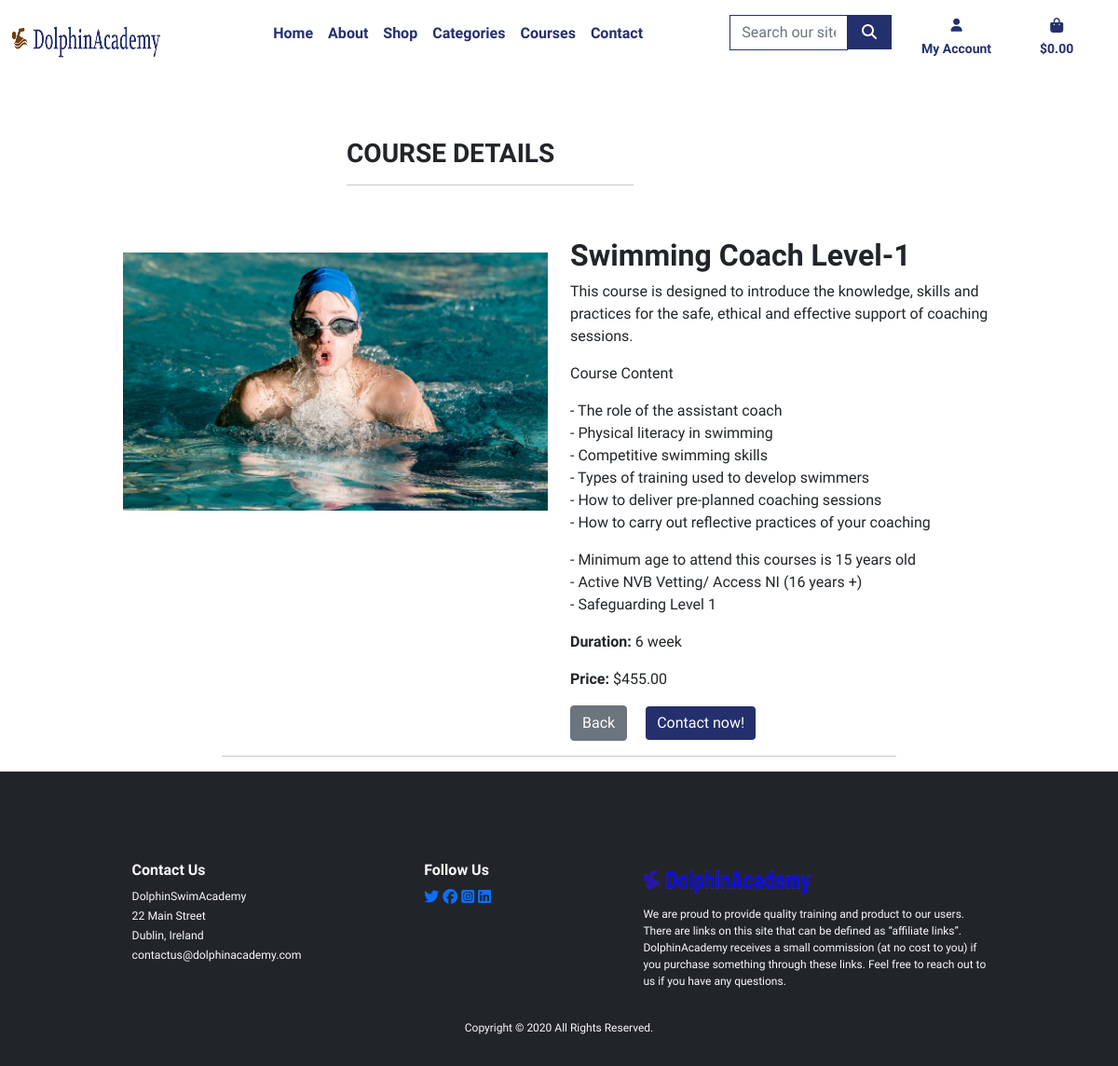
Before: /courses/course_detail/assistant-coaching-swimming with the older database file.
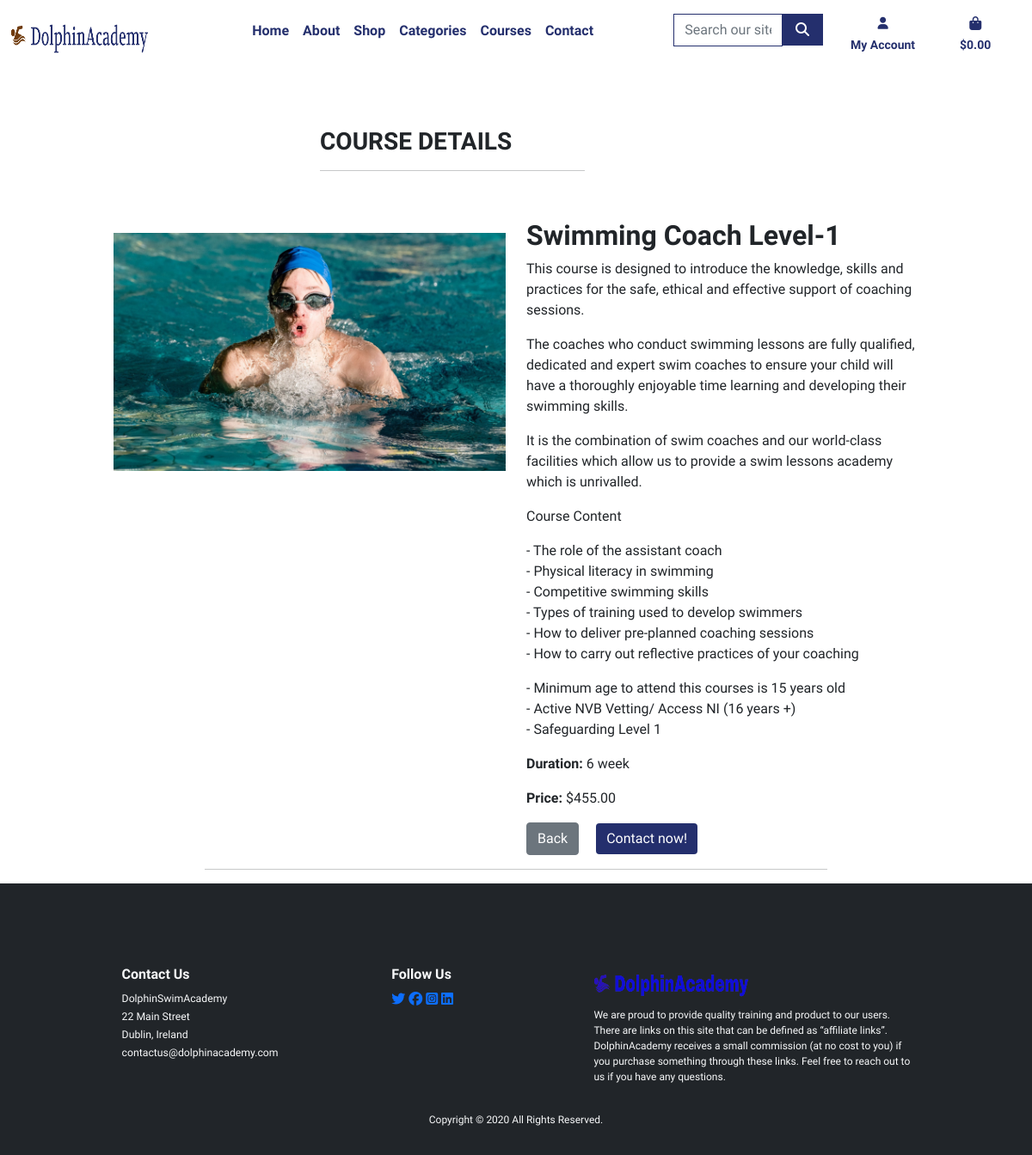
After: the same page with the newer database file.
### courses/models.py (models this page shows, shortened)
class Course(models.Model):
    class Meta:
        verbose_name = 'Course'
        verbose_name_plural = 'Courses'
    class CourseLevels(models.TextChoices):
        BEGINNER = "beginner", "beginner"
        INTERMEDIATE = "intermediate", "intermediate"
        ADVANCED = "advanced", "advanced"
        LEVEL_1 = "Level-1", "Level-1"
        LEVEL_2 = "Level-2", "Level-2"
        LEVEL_3 = "Level-3", "Level-3"
    name = models.CharField(
        max_length=254,
        null=True,
        blank=True,
        unique=True,
    )
    friendly_name = models.CharField(
        max_length=254,
        null=True,
        blank=True,
    )
    description = models.TextField(
        max_length=1256,
        blank=True,
        null=True
    )
    extra_details = models.TextField(
        max_length=1256,
        blank=True,
        null=True
    )
    price = models.DecimalField(
        decimal_places=2,
        max_digits=6,
    )
    duration_weeks = models.IntegerField(
    )
    level = models.CharField(
        max_length=50,
        choices=CourseLevels.choices,
        default=CourseLevels.BEGINNER
    )
    image = models.ImageField(
        upload_to='courses/',
        blank=True,
        null=True,
        )
    slug = models.SlugField(
        blank=True,
        null=True,
        unique=True,
        )

### courses/views.py (the view)
class CourseDetailView(DetailView):
    model = Course

### bag/contexts.py (called while the page is built, shortened)
def bag_contents(request):
    bag_items = []
    total = 0
    product_count = 0
    bag = request.session.get('bag', {})
    if total < settings.FREE_DELIVERY_THRESHOLD:
        delivery = round(total * Decimal(settings.STANDARD_DELIVERY_PERCENTAGE / 100), 2)
        free_delivery_delta = settings.FREE_DELIVERY_THRESHOLD - total
    else:
        delivery = 0
        free_delivery_delta = 0
    grand_total = total + delivery
    context = {
        'total': total,
        'grand_total': grand_total,
        'delivery': delivery,
        'free_delivery_delta': free_delivery_delta,
        'bag_items': bag_items,
        'free_delivery_threshold': settings.FREE_DELIVERY_THRESHOLD,
        'product_count': product_count
    }
    return context

### courses/templates/courses/course_detail.html (shortened to what this page needs)
{% extends 'base.html' %}
{% load static %}
{% block page_header %}
    <div class="container header-container">
    </div>
{% endblock %}
{% block content %}
    <div class="container">
        <div class="row">
            <div class="col-8 my-5 offset-3">
                <h1 class="fs-3">
                    COURSE DETAILS
                    <hr class="w-50 mb-1">
                </h1>
            </div>
        </div>
    </div>
<div class="content container">
    <div class="row">
        <div class="col-12 col-md-6">
            {% if not object.image %}
                <img src="{{MEDIA_URL}}noimage.png" class="img-responsive w-100 mt-3" alt="{{object.friendly_name}}">
            {% else %}
                <img src="{{ object.image.url }}" alt="{{ object.friendly_name }}" class="img-responsive w-100 mt-3">
            {% endif %}
        </div>
        <div class="col-12 col-md-6 d-flex flex-column">
            <h2>{{ object.friendly_name }}</h2>
            <div>{{ object.description | linebreaks}}</div>
            <div>{{ object.extra_details | linebreaks}}</div>
            <p><strong>Duration:</strong> {{ object.duration_weeks }} week</p>
            <p><strong>Price:</strong> ${{object.price}} </p>
            <div class = "align-self-start">
                <a class="btn btn-secondary me-3" href = "../">Back</a>
                <a class = "btn btn-ocean-blue me-3" href="#">Contact now!</a>
            </div>
        </div>
    </div>
    <div class = "container">
        <hr>
    </div>
</div>
{% endblock %}

### templates/base.html (shortened to what this page needs)
<!doctype html>
{% load static %}
<html lang="en">
<head>
  {% block corecss %}
    <link href="https://cdn.jsdelivr.net/npm/bootstrap@5.1.3/dist/css/bootstrap.min.css" rel="stylesheet">
    <link rel="stylesheet" href="https://cdn.jsdelivr.net/npm/bootstrap-icons@1.8.1/font/bootstrap-icons.css">
    <link rel="stylesheet" href="{% static 'css/base.css' %}">
  {% endblock %}
</head>
<body>
  <header class="container-fluid fixed-top">
    <div class="row bg-white navbar">
      <div class="col-lg-2 col-12 d-flex justify-content-center ">
        <a class="navbar-brand" href="{% url 'home' %}"><img class="logo img-fluid my-1 fw-bolder"
            src="{% static 'img/logo.png' %}" alt="logo"></a>
      </div>
      <div class="col-lg-10 col-12">
        <div class="row">
          <div class="col-lg-7 col-12">
            <nav class="navbar navbar-expand-lg navbar-light bg-white d-sm-flex ">
              {% include 'includes/main-nav.html' %}
            </nav>
          </div>
          <div class="col-lg-5 d-none d-lg-block">
            <div class="row">
              <div class="col-lg-4 col-xl-5 d-0 p-0">
                <form method="GET" action="{% url 'products' %}">
                  <div class="input-group my-2">
                    <input class="form-control border-ocean-blue rounded-0" type="text" name="q"
                      placeholder="Search our sites">
                    <div class="input-group-append">
                      <button class="form-control btn btn-ocean-blue  rounded-0" aria-label="search" type="submit">
                        <span class="icon search">
                          <i class="fas fa-search"></i>
                        </span>
                      </button>
                    </div>
                  </div>
                </form>
              </div>
              <div class="col-lg-8 col-xl-7 p-0 m-0">
                <ul class="menu-item list-inline list-unstyled my-0 mr-0">
                  <li class="list-inline-item dropdown p-0 ms-xl-2 ps-xl-2 ">
                    <a href="#" class="nav-link" id="user-profile-options" data-toggle="dropdown" aria-haspopup="true"
                      aria-expanded="false">
                      <div class="text-center text-ocean-blue mr-0 {% if active_tab == 'myaccount' %} active-menu {% endif %}">
                        <div><i class="fa fa-user fa-sm"></i></div>
                        <small class="my-0 fw-bolder">My Account</small>
                      </div>
                    </a>
                  </li>
                  <li class="list-inline-item p-0 ms-sm-2">
                    <a href="{% url 'view_bag' %}"
                      class="{% if grand_total %} text-info font-weight-bold{% else %}text-black{% endif %} nav-link">
                      <div class="text-center text-ocean-blue {% if request.resolver_match.url_name == 'view_bag' %} active-menu {% endif %}">
                        <div><i class="fas fa-shopping-bag fa-fw"></i></div>
                        <small class="my-0 fw-bolder">
                          {% if grand_total %}
                            ${{grand_total| floatformat:2}}
                          {% else %}
                            $0.00
                          {% endif %}
                        </small>
                      </div>
                    </a>
                  </li>
                </ul>
              </div>
            </div>
          </div>
        </div>
      </div>
    </div>
  </header>
  {% block page_header %}
  {% endblock %}
  {% block content %}
  {% endblock %}
  <footer>
    <div class="container-fluid bg-dark text-light pt-5">
      <div class="container mt-5">
        <div class="row">
          <div class="col-sm-12 col-md-4">
            <h6>Contact Us</h6>
            <div style="font-size: 14px">
              <div><small class="fw-normal">DolphinSwimAcademy</small></div>
              <div><small class="fw-normal">22 Main Street</small></div>
              <div><small class="fw-normal">Dublin, Ireland</small></div>
              <p><small class="fw-normal">contactus@dolphinacademy.com</small></p>
            </div>
          </div>
          <div class="col-sm-12 col-md-3 mt-sm-3 mt-md-0">
            <h6>Follow Us</h6>
                <a href="https://twitter.com" aria-label="twitter" class="twitter"><i class="fa-brands fa-twitter"></i></a>
                <a href="https://www.facebook.com/" aria-label="facebook" class="facebook"><i class="fa-brands fa-facebook"></i></a>
                <a href="https://www.instagram.com/" aria-label="instagram"><i class="fa-brands fa-square-instagram"></i></a>
                <a href="https://www.linkedin.com/" aria-label="linkedin"><i class="fa-brands fa-linkedin"></i></a>
          </div>
          <div class="col-sm-12 col-md-5 mt-sm-3 mt-md-0">
            <h5 class="opacity-100 ">
              <img src="{% static 'img/logo_footer.png' %}" width="180" height="40" alt="logo">
          </h5>
          <p style="font-size: 12px">We are proud to provide quality training and product to our users.
            There are links on this site that can be defined as “affiliate links”. DolphinAcademy receives a small commission
            (at no cost to you) if you purchase something through these links. Feel free to reach out to us if you have
            any questions.
          </p>
          </div>
        </div>
      </div>
      <div class="container text-center py-3">
        <p style="font-size:12px">Copyright © 2020 All Rights Reserved.</p>
      </div>
    </div>
  </footer>
</body>
</html>

### templates/includes/main-nav.html (shortened to what this page needs)
<div class="collapse navbar-collapse d-lg-none" id="main-nav">
    <ul class="navbar-nav" id="nav">
        <li class="nav-item {% if request.resolver_match.url_name == 'home' %} active {% endif %}">
            <a class="nav-link mr-xl-2 fw-bolder" href="{% url 'home' %}">Home <span class="sr-only">(current)</span></a>
        </li>
        <li class="nav-item {% if request.resolver_match.url_name == 'about' %} active {% endif %}">
            <a class="nav-link mr-xl-2 fw-bolder" href="{% url 'about' %}">About</a>
        </li>
        <li class="nav-item dropdown {% if active_tab == 'products' %} active {% endif %}">
            <a class="fw-bolder nav-link mr-xl-2" href="#" id="all-products-link" data-toggle="dropdown" aria-haspopup="true" aria-expanded="false">
              Shop
            </a>
          </li>
        <li class="nav-item dropdown {% if active_tab == 'category' %} active {% endif %}" >
            <a class="fw-bolder nav-link mr-xl-2" href="#" id="categories-link" data-toggle="dropdown" aria-haspopup="true" aria-expanded="false">
                Categories
            </a>
        </li>
        <li class="nav-item dropdown {% if request.resolver_match.url_name == 'courses' %} active {% endif %}">
            <a class="fw-bold nav-link mr-xl-2" href="#" id="courses-link" data-toggle="dropdown" aria-haspopup="true" aria-expanded="false">
                Courses
            </a>
        </li>
        <li class="nav-item {% if request.resolver_match.url_name == 'contact' %} active {% endif %}">
            <a class="nav-link mr-xl-2 fw-bolder" href="{% url 'contact' %}">Contact</a>
        </li>
    </ul>
</div>

### static/css/base.css (style rules this page uses)
:root { --body-font:'Urbanist', sans-serif; --body-weight: 400; --heading-weight: 600; --heading-font: 'Urbanist', sans-serif; --nav-color:#1FD6FF; --light-blue:#5065A8; --light-ocean-blue:rgba(36,47,109,0.8); --ocean-blue:#242f6d; --nav-font-weight:800; --text-color:#0000; --button-brown-color:#663103; --button-brown-hover-color:#663103b4; --theme-1:#015E73; --theme-2:#BF5C04; --theme-3:#049DBF; }
html { height: 100%; }
body { height:100%; display:flex; flex-direction:column; padding: 0; margin:0; font-family: var(--body-font); font-weight: var(--body-weight); }
h1, h2, h3, h4, h5, h6 { font-weight: var(--heading-weight); }
.search-icon, .nav-link p, .navbar-nav a { font-family: var(--body-font); }
.text-black { color: #0000; }
.text-ocean-blue { color: var(--ocean-blue); }
.border-ocean-blue { border: 1px solid var(--ocean-blue); }
.icon { align-items: center; display: inline-flex; justify-content: center; height: 1.5rem; width: 1.5rem; }
.btn-ocean-blue { background-color: var(--ocean-blue); color: white; border:var(--ocean-blue); }
.logo { height: 45px; }
.navbar-light .navbar-nav .nav-link { color:var(--ocean-blue); }
.header-container { padding-top: 100px; }
@media (min-width: 1200px) { .container { max-width: 80%; } }

Changed rows visible on the page:
changed Course "Swimming Coach Level-1": description "…support of coaching sessions. Course Content - The…" → "…support of coaching sessions. The coaches who conduct swimming lessons are fully qualified, dedicated and expert swim coaches to ensure your child will have a thoroughly enjoyable time learning and developing their swimming skills. It is the combination of swim coaches and our world-class facilities which allow us to provide a swim lessons academy which is unrivalled. Course Content - The…"
